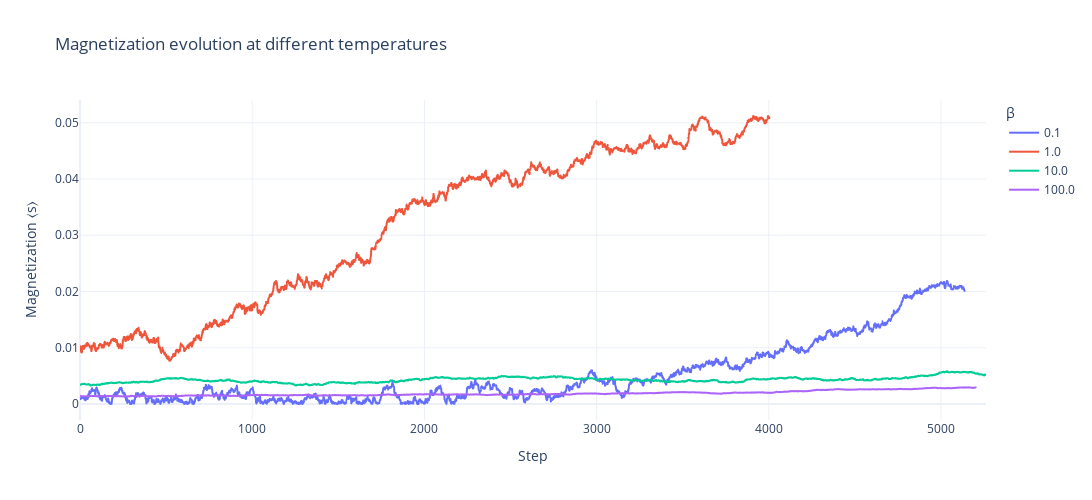

The cell this chart's notebook holds for it:
### Code cell
df['abs_magnetization'] = df['magnetization'].abs()

df_accepted = df[df['accepted'] == True].copy()

df_accepted['step'] = df_accepted.groupby('beta').cumcount()

fig = px.line(
    df_accepted,
    x='step',
    y='abs_magnetization',
    color='beta',
    labels={
        'step': 'Step',
        'abs_magnetization': 'Magnetization ⟨s⟩',
        'beta': 'β'
    },
    title='Magnetization evolution at different temperatures'
)

fig.update_layout(
    template='plotly_white',
    legend_title='β',
    width=1200,
    height=500
)

fig.show()

### Figure 1 — Plotly figure (JSON) as saved in the notebook; plotly's stock layout.template omitted (floating-point values rounded to 4 significant figures; data arrays with more than 128 entries replaced by an {"elided": "..."} marker saying what was removed)
{"data": [{"hovertemplate": "β=0.1<br>Step=%{x}<br>Magnetization ⟨s⟩=%{y}<extra></extra>", "legendgroup": "0.1", "line": {"color": "#636efa", "dash": "solid"}, "marker": {"symbol": "circle"}, "mode": "lines", "name": "0.1", "showlegend": true, "type": "scattergl", "x": {"elided": "5138 int values"}, "xaxis": "x", "y": {"elided": "5138 float values"}, "yaxis": "y"}, {"hovertemplate": "β=1.0<br>Step=%{x}<br>Magnetization ⟨s⟩=%{y}<extra></extra>", "legendgroup": "1.0", "line": {"color": "#EF553B", "dash": "solid"}, "marker": {"symbol": "circle"}, "mode": "lines", "name": "1.0", "showlegend": true, "type": "scattergl", "x": {"elided": "4004 int values"}, "xaxis": "x", "y": {"elided": "4004 float values"}, "yaxis": "y"}, {"hovertemplate": "β=10.0<br>Step=%{x}<br>Magnetization ⟨s⟩=%{y}<extra></extra>", "legendgroup": "10.0", "line": {"color": "#00cc96", "dash": "solid"}, "marker": {"symbol": "circle"}, "mode": "lines", "name": "10.0", "showlegend": true, "type": "scattergl", "x": {"elided": "5262 int values"}, "xaxis": "x", "y": {"elided": "5262 float values"}, "yaxis": "y"}, {"hovertemplate": "β=100.0<br>Step=%{x}<br>Magnetization ⟨s⟩=%{y}<extra></extra>", "legendgroup": "100.0", "line": {"color": "#ab63fa", "dash": "solid"}, "marker": {"symbol": "circle"}, "mode": "lines", "name": "100.0", "showlegend": true, "type": "scattergl", "x": {"elided": "5202 int values"}, "xaxis": "x", "y": {"elided": "5202 float values"}, "yaxis": "y"}], "layout": {"height": 500, "legend": {"title": {"text": "β"}, "tracegroupgap": 0}, "title": {"text": "Magnetization evolution at different temperatures"}, "width": 1200, "xaxis": {"anchor": "y", "domain": [0, 1], "title": {"text": "Step"}}, "yaxis": {"anchor": "x", "domain": [0, 1], "title": {"text": "Magnetization ⟨s⟩"}}}}
